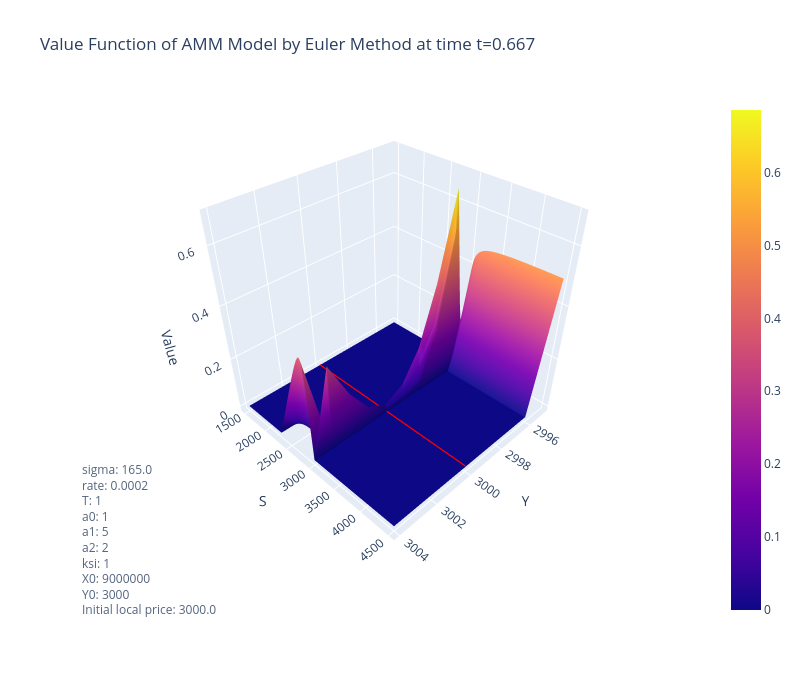

This figure's notebook cell:
### Markdown cell above
## Longstaff-Schwartz vs Euler

### Code cell
t = 2*input_params['T']/3
dt = input_params['T']/params_grid['n_steps']

index = 50
#z = value_function_euler[int(t/dt), :, :]
z = value_function_euler[index, :, :]
jumps, space = np.meshgrid(np.arange(z.shape[0]), np.arange(z.shape[1]), indexing='ij')

fig = go.Figure()

# Plot the entire surface as dots
fig.add_trace(go.Surface(
    x=res_euler['jumps_grid'][jumps],
    y=res_euler['external_mid_price_S'][space],
    z=z
))

fig.update_layout(
    width=800,
    height=700,
    scene=dict(
        xaxis_title='Y',
        yaxis_title='S',
        zaxis_title='Value',
    ),
    scene_camera=dict(
    eye=dict(x=1.5, y=1.5, z=1.5),
    center=dict(x=0, y=0, z=-0.2) 
    ),
    title = f'Value Function of AMM Model by Euler Method at time t={round(t,3)}',
)

params_text = (
    f"sigma: {input_params['sigma']}<br>"
    f"rate: {input_params['rate']}<br>"
    f"T: {input_params['T']}<br>"
    f"a0: {input_params['a0']}<br>"
    f"a1: {input_params['a1']}<br>"
    f"a2: {input_params['a2']}<br>"
    f"ksi: {input_params['ksi']}<br>"
    f"X0: {input_params['X0']}<br>"
    f"Y0: {input_params['Y0']}<br>"
    f"Initial local price: {input_params['X0']/input_params['Y0']}<br>"
)

fig.add_annotation(
    text=params_text,
    xref="paper", yref="paper",
    align="left",
    showarrow=False,
    x=0, y=0,                       
    font=dict(size=12),
    opacity=0.8
)

fig.add_trace(go.Scatter3d(
    x=[input_params['Y0']] * len(res_euler['external_mid_price_S']),
    y=res_euler['external_mid_price_S'],
    #z=value_function_LS[int(t/dt), :],
    z=value_function_LS[index, :],
    mode='lines',
    line=dict(color='red', width=5),
    name='LS Line Slice'
))

### Figure 1 — Plotly figure (JSON) as saved in the notebook; plotly's stock layout.template omitted (floating-point values rounded to 4 significant figures; data arrays with more than 128 entries replaced by an {"elided": "..."} marker saying what was removed)
{"data": [{"type": "surface", "x": {"elided": "10x301 int values"}, "y": {"elided": "10x301 float values"}, "z": {"elided": "10x301 float values"}}, {"line": {"color": "red", "width": 5}, "mode": "lines", "name": "LS Line Slice", "type": "scatter3d", "x": {"elided": "301 int values"}, "y": {"elided": "301 float values"}, "z": {"elided": "1441 float values"}}], "layout": {"annotations": [{"align": "left", "font": {"size": 12}, "opacity": 0.8, "showarrow": false, "text": "sigma: 165.0<br>rate: 0.0002<br>T: 1<br>a0: 1<br>a1: 5<br>a2: 2<br>ksi: 1<br>X0: 9000000<br>Y0: 3000<br>Initial local price: 3000.0<br>", "x": 0, "xref": "paper", "y": 0, "yref": "paper"}], "height": 700, "scene": {"camera": {"center": {"x": 0, "y": 0, "z": -0.2}, "eye": {"x": 1.5, "y": 1.5, "z": 1.5}}, "xaxis": {"title": {"text": "Y"}}, "yaxis": {"title": {"text": "S"}}, "zaxis": {"title": {"text": "Value"}}}, "title": {"text": "Value Function of AMM Model by Euler Method at time t=0.667"}, "width": 800}}
